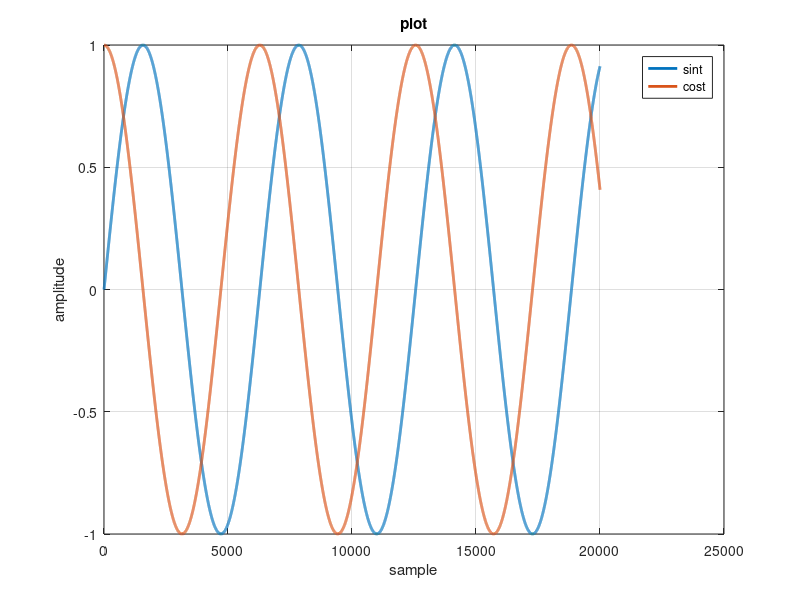

Write the MATLAB code that produced this figure.
clc;
clear all;
close all;
t=0:0.001:20;
plot(sin(t),'LineWidth',2)
hold on;
plot(cos(t),'LineWidth',2)
xlabel('sample')
ylabel('amplitude')
title ('plot')
legend('sint','cost')
grid on

